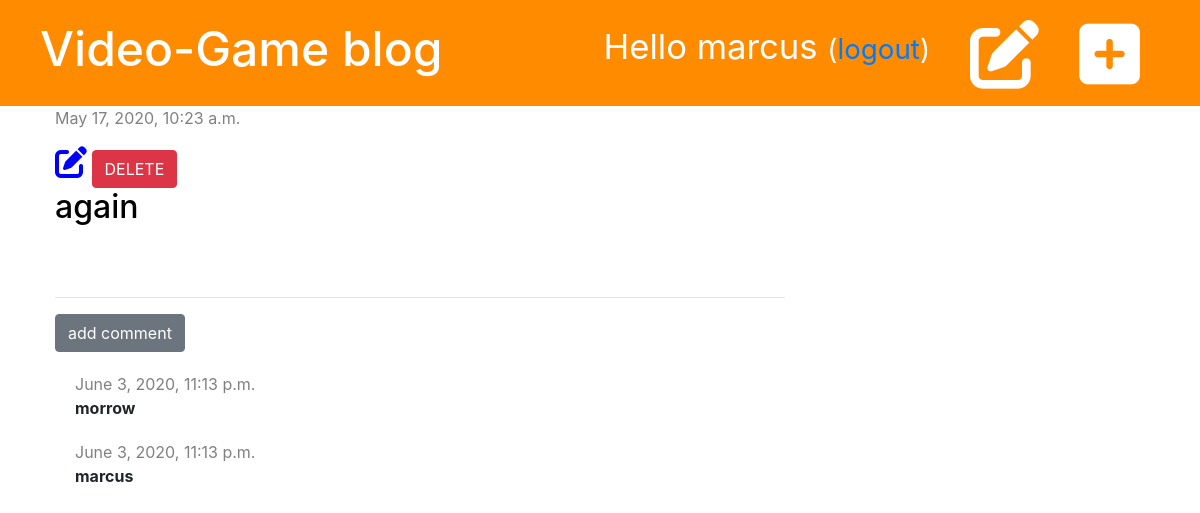
/post/6/ (signed in), run on the app's committed database.
### blog/models.py (models this page shows, shortened)
class Post(models.Model):
    author = models.ForeignKey('auth.User', on_delete=models.CASCADE)
    title = models.CharField(max_length=200)
    text = models.TextField()
    created_date = models.DateTimeField(default=timezone.now())
    published_date = models.DateTimeField(blank=True, null=True)

class Comment(models.Model):
    post = models.ForeignKey('blog.Post', on_delete=models.CASCADE, related_name='comments')
    author = models.CharField(max_length=200)
    text = models.TextField()
    created_date = models.DateTimeField(default=timezone.now())
    approved = models.BooleanField(default=False)

### blog/views.py (the view)
# urls.py: path("post/<int:pk>/", views.post_detail, name='post_detail'),
def post_detail(request, pk):
    post = get_object_or_404(Post, pk=pk)
    stuff_for_frontend = {'post': post}
    return render(request, 'blog/post_detail.html', stuff_for_frontend)

### blog/templatetags/markdownify.py (called while the page is built)
@register.filter
def markdown(value):
    renderer = HighlightRenderer()
    markdown = mistune.Markdown(renderer=renderer)
    return markdown(value)

### blog/templates/blog/post_detail.html (shortened to what this page needs)
{% extends 'blog/base.html' %}
{% load markdownify %}
{% block content %}
            {%if post.published_date%}
                <div class="date">
                    <p>{{post.published_date}}</p>
                </div>
            {% else %}
                <a href="{% url 'post_publish' pk=post.pk %}" class="btn btn-primary">Publish</a>
            {%endif%}
            {% if user.is_authenticated%}
                 <a href="{% url 'post_edit' pk=post.pk %}"><i class="fas fa-edit fa-2x" style="color:blue"></i></a>
                   <a href="{%url 'delete_post' pk=post.pk%}" class="btn btn-danger"
                      onclick="return confirm('Are you sure you want to delete this post?')">DELETE
                  </a>
            {% endif %}
            <div class="post">
                <h2><a href="">{{post.title}}</a></h2>
            </div>
            <hr>
                <a href="{% url 'add_comment_to_post' pk=post.pk %}" class="btn btn-secondary">add comment</a>
                {% for comment in post.comments.all %}
                    {% if user.is_authenticated or comment.approved %}
                    <div class="comment">
                        <div class="date"> {{comment.created_date}} </div>
                        <strong>{{comment.author}}</strong>
                    </div>
                    {% endif %}
                {% empty %}
                    <p>no comments yet...</p>
                {% endfor %}
{% endblock %}

### blog/templates/blog/base.html (shortened to what this page needs)
{%load static%}
<!DOCTYPE html>
<html lang="en">
<head>
    <link rel="stylesheet" href="https://stackpath.bootstrapcdn.com/bootstrap/4.5.0/css/bootstrap.min.css">
    <link rel="stylesheet" href="{% static 'css/blog.css' %}">
    <link rel="stylesheet" href="{% static 'css/zenburn.css' %}">
</head>
<body>
<div class="page-header">
    {% if user.is_authenticated %}
      <a href="{%url 'post_new'%}" class="top-menu" ><i class="fas fa-plus-square fa-2x" style="color:white;"></i></a>
      <a href="{% url 'post_drafts_list' %}" class="top-menu" ><i class="fas fa-edit fa-2x" style="color:white"></i></a>
      <p class="top-menu"> Hello {{user.username}} <small>(<a href="{% url 'logout' %}">logout</a>)</small></p>
    {% else %}
    <a href="{% url 'login' %}" class="top-menu"><button class="btn btn-primary">login</button></a>
    {% endif %}
    <h1><a href="{% url 'post_list' %}">Video-Game blog </a></h1>
</div>
<div class='content container'>
    <div class = row>
        <div class="col-md-8">
            {% block content %}
            {% endblock %}
        </div>
    </div>
</div>
</body>
</html>

### blog/static/css/blog.css (style rules this page uses)
.page-header { background-color: darkorange; margin-top: 0; padding: 20px 20px 20px 40px; }
.content { margin-left:40px; }
.page-header h1 a { color: white; font-size: 36pt; text-decoration: none; }
.date { color: gray; }
.post { margin-bottom: 70px; }
.post h2 a { color: black; }
.top-menu { color: white; font-size: 26pt; float: right; margin-right:40px; }
.comment { margin: 20px 0px 20px 20px; }

### data on the page
Post: published_date "May 17, 2020, 10:23 a.m.", title "again"
Comment: created_date "June 3, 2020, 11:13 p.m.", author "morrow"
Comment: created_date "June 3, 2020, 11:13 p.m.", author "marcus"

### other printed values
{{ user.username }} "marcus"
